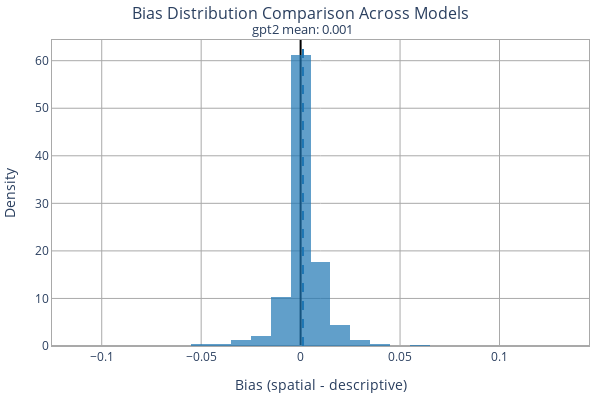

Notebook code for this chart:
### Markdown cell above
## Plot 1: Bias Distribution Comparison

### Code cell
def plot_bias_distribution(model_data, bias_stats, width=600, height=400):
    """Plot bias distributions for all models."""
    fig = go.Figure()
    
    for idx, (model_name, data) in enumerate(model_data.items()):
        biases = data["bias"].values
        stats = bias_stats[model_name]
        
        # Add histogram
        fig.add_trace(go.Histogram(
            x=biases,
            name=model_name,
            marker_color=MODEL_COLORS[idx % len(MODEL_COLORS)],
            opacity=0.7,
            nbinsx=30,
            histnorm='probability density'
        ))
        
        # Add vertical line for mean
        fig.add_vline(
            x=stats["mean"], 
            line_dash="dash", 
            line_color=MODEL_COLORS[idx % len(MODEL_COLORS)],
            annotation_text=f"{model_name} mean: {stats['mean']:.3f}",
            annotation_position="top" if idx % 2 == 0 else "bottom"
        )
    
    fig.update_layout(
        width=width, height=height,
        plot_bgcolor='white',
        margin=dict(l=10, r=10, t=40, b=25),
        font=dict(size=13),
        title_text="Bias Distribution Comparison Across Models",
        title_font=dict(size=16), title_x=0.5, title_y=0.98,
        legend=dict(yanchor="top", y=0.98, xanchor="left", x=0.02,
                   bordercolor="darkgrey", borderwidth=1)
    )
    
    fig.update_xaxes(
        mirror=True, showgrid=True, gridcolor='darkgrey',
        zeroline=True, zerolinecolor='black',
        title_text="Bias (spatial - descriptive)",
        title_font=dict(size=14), tickfont=dict(size=12),
        showline=True, linewidth=1, linecolor='darkgrey'
    )
    
    fig.update_yaxes(
        mirror=True, showgrid=True, gridcolor='darkgrey',
        zeroline=True, zerolinecolor='darkgrey',
        title_text="Density",
        title_font=dict(size=14), tickfont=dict(size=12),
        showline=True, linewidth=1, linecolor='darkgrey'
    )
    
    return fig

fig = plot_bias_distribution(model_data, bias_stats)
fig.show()

# Save figure
import os
os.makedirs("../plots", exist_ok=True)
output_dir = Path("../plots")
html_path = output_dir / "model_bias_distribution.html"
fig.write_html(str(html_path))
print(f"\n✓ Saved to: {html_path.absolute()}")

### Figure 1 — Plotly figure (JSON) as saved in the notebook; plotly's stock layout.template omitted (floating-point values rounded to 4 significant figures; data arrays with more than 128 entries replaced by an {"elided": "..."} marker saying what was removed)
{"data": [{"histnorm": "probability density", "marker": {"color": "#1F77B4"}, "name": "gpt2", "nbinsx": 30, "opacity": 0.7, "type": "histogram", "x": {"elided": "1500 float values"}}], "layout": {"annotations": [{"showarrow": false, "text": "gpt2 mean: 0.001", "x": 0.001191, "xanchor": "center", "xref": "x", "y": 1, "yanchor": "bottom", "yref": "y domain"}], "font": {"size": 13}, "height": 400, "legend": {"bordercolor": "darkgrey", "borderwidth": 1, "x": 0.02, "xanchor": "left", "y": 0.98, "yanchor": "top"}, "margin": {"b": 25, "l": 10, "r": 10, "t": 40}, "plot_bgcolor": "white", "shapes": [{"line": {"color": "#1F77B4", "dash": "dash"}, "type": "line", "x0": 0.001191, "x1": 0.001191, "xref": "x", "y0": 0, "y1": 1, "yref": "y domain"}], "title": {"font": {"size": 16}, "text": "Bias Distribution Comparison Across Models", "x": 0.5, "y": 0.98}, "width": 600, "xaxis": {"gridcolor": "darkgrey", "linecolor": "darkgrey", "linewidth": 1, "mirror": true, "showgrid": true, "showline": true, "tickfont": {"size": 12}, "title": {"font": {"size": 14}, "text": "Bias (spatial - descriptive)"}, "zeroline": true, "zerolinecolor": "black"}, "yaxis": {"gridcolor": "darkgrey", "linecolor": "darkgrey", "linewidth": 1, "mirror": true, "showgrid": true, "showline": true, "tickfont": {"size": 12}, "title": {"font": {"size": 14}, "text": "Density"}, "zeroline": true, "zerolinecolor": "darkgrey"}}}
